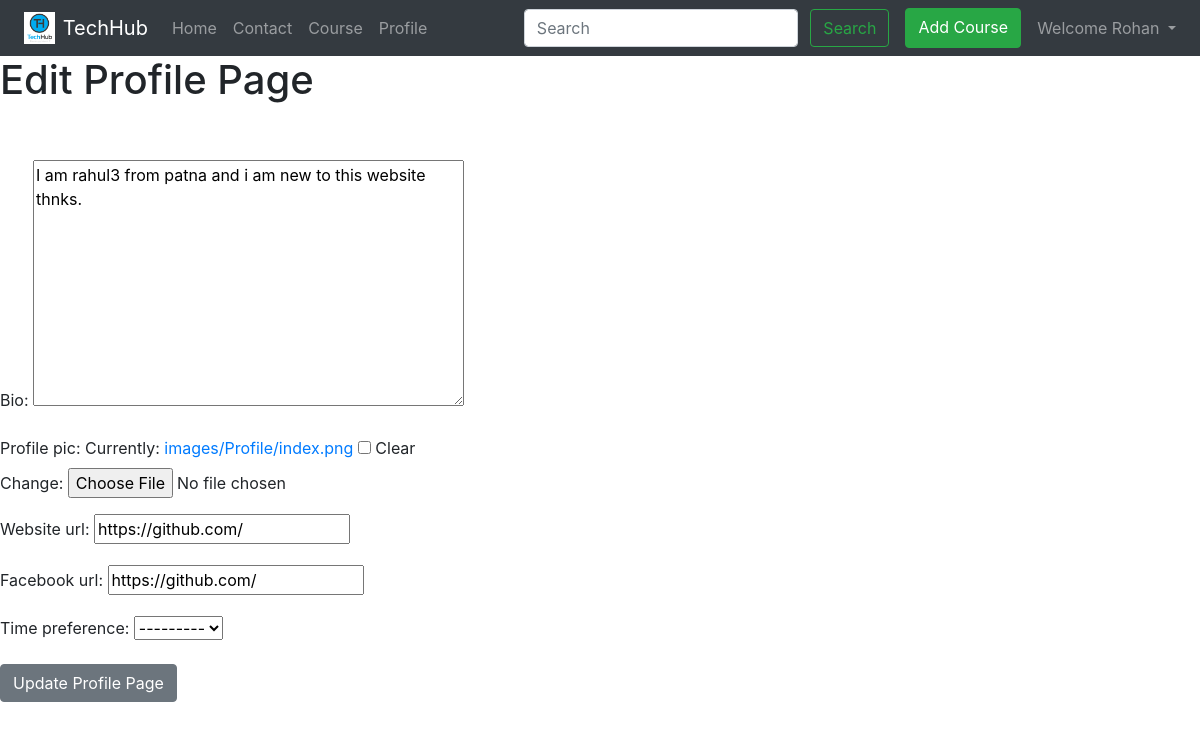
Before: /2/edit_profile_page (signed in) with the older database file.
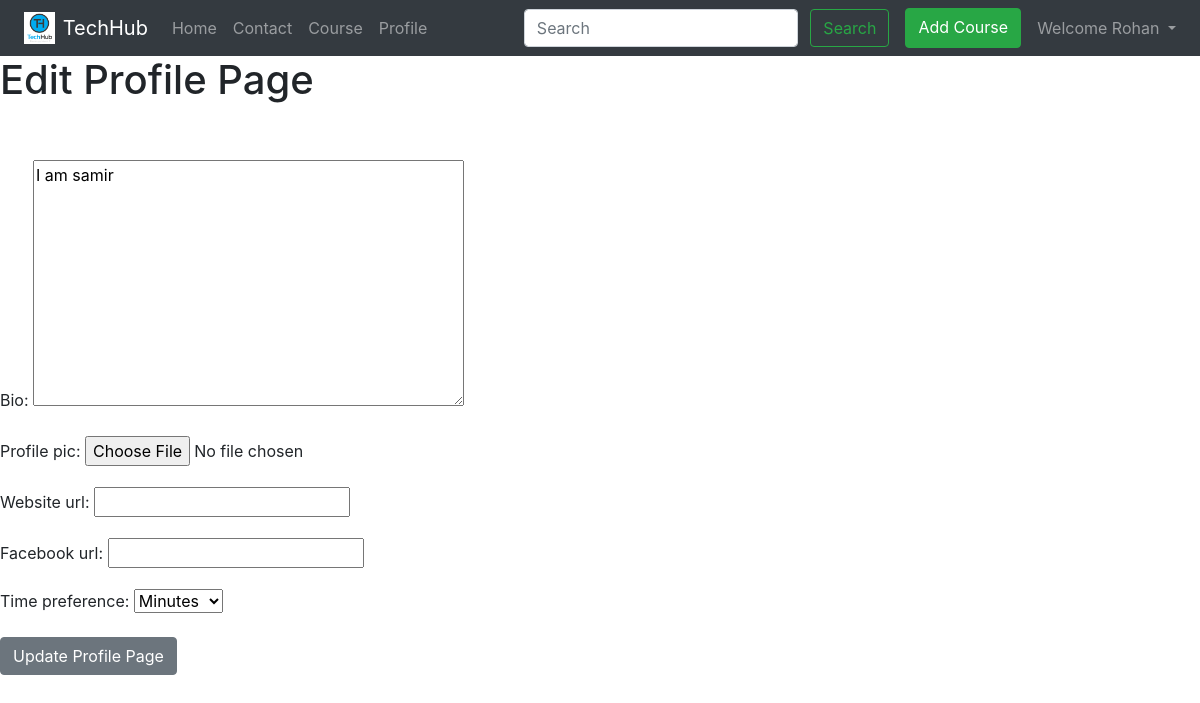
After: the same page with the newer database file.
### course_video/models.py (models this page shows, shortened)
class Profile(models.Model):
    OPTIONS = (
        ("H", "Hours"),
        ("M", "Minutes"),
        ("S", "Seconds"),
    )
    user = models.OneToOneField(User, null=True, on_delete=models.CASCADE)
    bio = models.TextField()
    profile_pic = models.ImageField(null=True, blank=True, upload_to="images/Profile/")
    website_url = models.CharField(max_length=255, null=True, blank=True)
    facebook_url = models.CharField(max_length=255, null=True, blank=True)
    time_preference = models.CharField(max_length=100, choices=OPTIONS)

### course_video/views.py (the view)
class EditProfilePageView(generic.UpdateView):
    model = Profile
    fields = ["bio", "profile_pic", "website_url", "facebook_url", "time_preference"]
    template_name = "edit_profile_page.html"
    success_url = "/"

### templates/edit_profile_page.html (shortened to what this page needs)
{% extends 'base.html' %}
{% block body %}
    {% if user.is_authenticated %}
        <h1>Edit Profile Page</h1>
        <br></br>
        <div class="form-group">
            <form enctype="multipart/form-data" method="post">
                {{form.as_p}}
                <button class="btn btn-secondary">Update Profile Page</button>
            </form>
        </div>
    {% endif %}
{% endblock body %}

### templates/base.html (shortened to what this page needs)
<!doctype html>
<html lang="en">
  <head>
    <link rel="stylesheet" href="https://stackpath.bootstrapcdn.com/bootstrap/4.5.2/css/bootstrap.min.css">
  </head>
  <body>
    <nav class="navbar navbar-expand-lg navbar-dark bg-dark">
      <a href="#" class="pull-left mx-2"><img style="height:32px;"></a>
        <a class="navbar-brand" href="/">TechHub</a>
        <div class="collapse navbar-collapse" id="navbarSupportedContent">
          <ul class="navbar-nav mr-auto">
            <li class="nav-item {% block homeactive %}  {% endblock homeactive %}">
              <a class="nav-link" href="/">Home <span class="sr-only">(current)</span></a>
            </li>
            {% if user.is_authenticated %}
            <li class="nav-item {% block contactactive %}  {% endblock contactactive %} ">
              <a class="nav-link" href="/contact">Contact</a>
            </li>
            <li class="nav-item {% block blogactive %}  {% endblock blogactive %} ">
              <a class="nav-link" href="/course">Course</a>
            </li>
            {% if user.profile.id %}
            <li class="nav-item {% block profileactive %}  {% endblock profileactive %} ">
              <a class="nav-link" href="{% url 'show_profile' user.profile.id %}">Profile</a>
            </li>
            {% else %}
              <a class="nav-link" href="{% url 'create_profile' %}">Create Profile</a>
            </li>
            {% endif %}
            {% endif %}
          </ul>
          <div class="ml-auto form-inline">
          <form method="get" action="/search" class=" my-2 my-lg-0 mx-3">
            <input class="form-control mr-sm-2" type="search" placeholder="Search" aria-label="Search" name="query" id="query">
            <button class="btn btn-outline-success my-2 my-sm-0 " type="submit">Search</button>
          </form>
{% if user.is_authenticated %}
<ul class="navbar-nav ml-auto">
  <a href="/add" role="button" class="btn btn-success mr-2">
    Add Course
  </a>
<li class="nav-item dropdown">
  <a class="nav-link dropdown-toggle" href="#" role="button" data-toggle="dropdown" aria-expanded="false">
   Welcome {{request.user}}
  </a>
</li>
</ul>
{% else %}
<a href="login" role="button" target="_blank" class="btn btn-outline-success m-2 my-sm-0"> Login </a>
<a href="signup" role="button" target="_blank" class="btn btn-outline-success m-2 my-sm-0"> Signup </a>
{% endif %}
</div>
        </div>
      </nav>
 {% block body %} {% endblock body %}
  </body>
</html>

Changed rows visible on the page:
changed Profile: bio "I am rahul3 from patna and i am new to this website thnks." → "I am samir"; website_url "https://github.com/" → (not shown); facebook_url "https://github.com/" → (not shown); time_preference "---------" → "Minutes"
Other visible differences:
form field as_p: "☐" → (not shown)
text no longer shown: "Bio: Profile pic: Currently: images/Profile/index.png Clear Change: Website url: Facebook url: Time preference:"
text now shown: "Bio: Profile pic: Website url: Facebook url: Time preference:"
